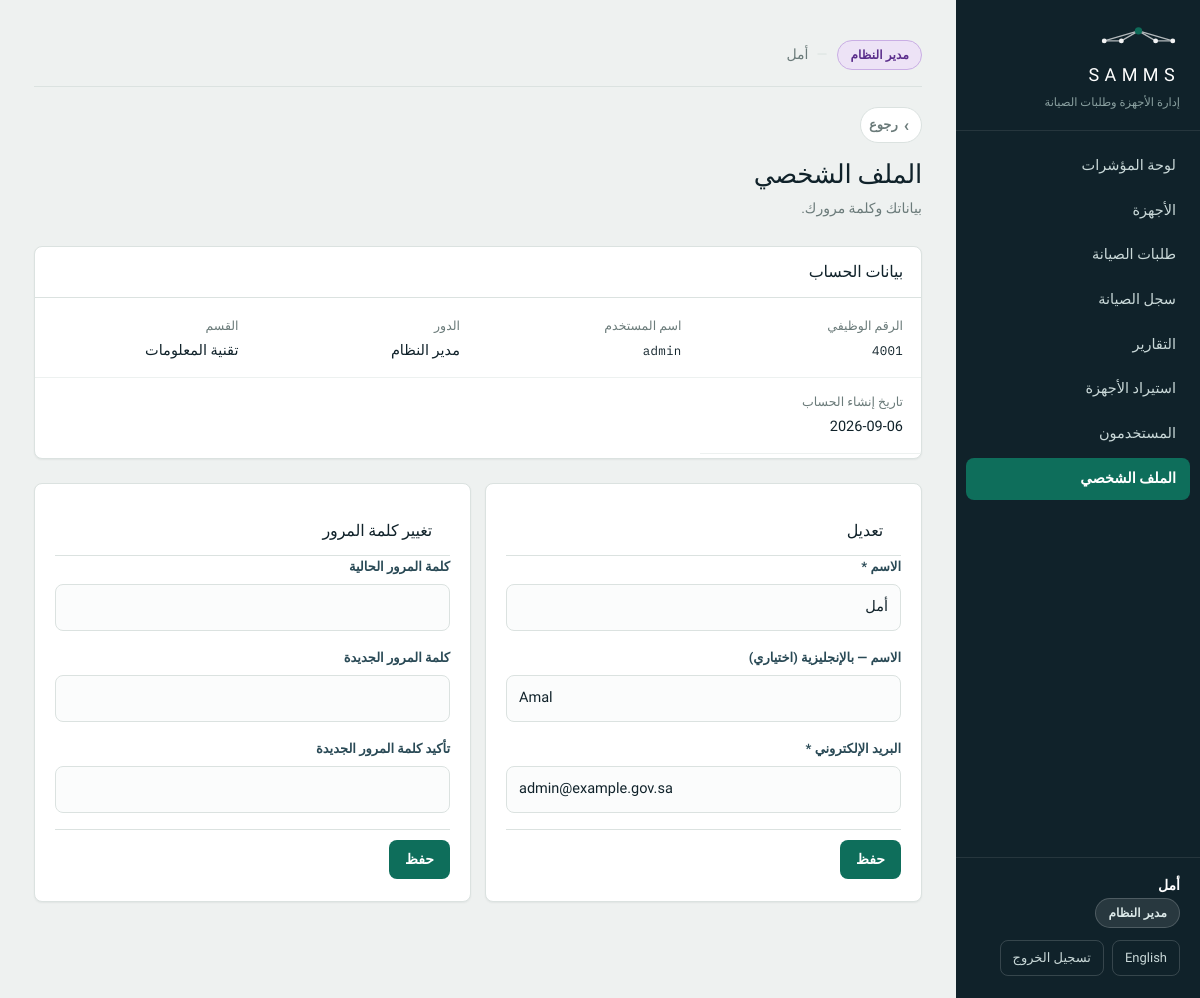
The app's page /profile.php (signed in) with its own data.
### tables this page shows
CREATE TABLE Users (
    UserID        INT AUTO_INCREMENT PRIMARY KEY,
    EmployeeNo    VARCHAR(20)  NOT NULL UNIQUE,
    FullName      VARCHAR(120) NOT NULL,
    FullNameEn    VARCHAR(120) NULL,
    Username      VARCHAR(50)  NOT NULL UNIQUE,
    PasswordHash  VARCHAR(255) NOT NULL,
    Email         VARCHAR(120) NOT NULL UNIQUE,
    Department    VARCHAR(100) NULL,
    DepartmentEn  VARCHAR(100) NULL,
    Role          ENUM('Admin','Employee','ITSupport','Manager') NOT NULL,
    IsActive      TINYINT(1)   NOT NULL DEFAULT 1,
    CreatedAt     DATETIME     NOT NULL DEFAULT CURRENT_TIMESTAMP,
    INDEX idx_users_role (Role)
);

### includes/lang.php (called while the page is built, shortened)
<?php
function locale(): string
{
    static $locale = null;
    if ($locale === null) {
        if (!empty($_SESSION['locale']) && in_array($_SESSION['locale'], SUPPORTED_LOCALES, true)) {
            $locale = $_SESSION['locale'];
        } elseif (!empty($_COOKIE[LOCALE_COOKIE]) && in_array($_COOKIE[LOCALE_COOKIE], SUPPORTED_LOCALES, true)) {
            $locale = $_COOKIE[LOCALE_COOKIE];
            $_SESSION['locale'] = $locale;
        } else {
            $locale = DEFAULT_LOCALE;
        }
    }
    return $locale;
}
function other_locale(): string
{
    return locale() === 'ar' ? 'en' : 'ar';
}
function is_rtl(): bool
{
    return locale() === 'ar';
}
function dir_attr(): string
{
    return is_rtl() ? 'rtl' : 'ltr';
}
function t(string $key, ...$args): string
{
    static $strings = [];
    $loc = locale();
    if (!isset($strings[$loc])) {
        $file = __DIR__ . '/../lang/' . $loc . '.php';
        $strings[$loc] = is_file($file) ? require $file : [];
    }
    $text = $strings[$loc][$key] ?? null;
    return $args ? vsprintf($text, $args) : $text;
}
function loc(array $row, string $column): string
{
    return (string) ($row[$column] ?? '');
}
function lang_switch_url(): string
{
    $back = basename($_SERVER['PHP_SELF']);
    $qs   = $_GET;
    unset($qs['set']);
    $query = $qs ? '?' . http_build_query($qs) : '';
    return 'lang.php?set=' . other_locale()
         . '&back=' . rawurlencode($back . $query);
}

### includes/auth.php (called while the page is built, shortened)
<?php
require_once __DIR__ . '/functions.php';
function current_user(): ?array
{
    return $_SESSION['user'] ?? null;
}
function current_user_name(): string
{
    $u = current_user();
    return $u['name'];
}
function first_name(string $full): string
{
    $full = trim(preg_replace('/\s+/u', ' ', $full));
    $parts = explode(' ', $full);
    return $parts[0];
}
function current_first_name(): string
{
    return first_name(current_user_name());
}
function nav_items(string $role): array
{
    $all = [
        'dashboard.php'   => ['key' => 'nav.dashboard',   'roles' => ['Admin', 'Manager', 'ITSupport', 'Employee']],
        'assets.php'      => ['key' => 'nav.assets',      'roles' => ['Admin', 'Manager', 'ITSupport']],
        'my_assets.php'   => ['key' => 'nav.my_assets',   'roles' => ['Employee']],
        'requests.php'    => ['key' => 'nav.requests',    'roles' => ['Admin', 'Manager', 'ITSupport', 'Employee']],
        'maintenance.php' => ['key' => 'nav.maintenance', 'roles' => ['Admin', 'Manager', 'ITSupport']],
        'reports.php'     => ['key' => 'nav.reports',     'roles' => ['Admin', 'Manager']],
        'import.php'      => ['key' => 'nav.import',      'roles' => ['Admin']],
        'users.php'       => ['key' => 'nav.users',       'roles' => ['Admin']],
        'profile.php'     => ['key' => 'nav.profile',     'roles' => ['Admin', 'Manager', 'ITSupport', 'Employee']],
    ];
    $items = [];
    foreach ($all as $file => $item) {
        if (in_array($role, $item['roles'], true)) {
            $items[$file] = $item;
        }
    }
    return $items;
}

### profile.php (the view, shortened to what this page needs)
<?php
require_once __DIR__ . '/includes/auth.php';
$pdo    = db();
$me     = current_user_id();
$st = $pdo->prepare('SELECT * FROM Users WHERE UserID = :id');
$st->execute([':id' => $me]);
require_once __DIR__ . '/includes/header.php';
?>
<?= back_link('dashboard.php') ?>
<div class="page-head">
    <h1><?= e(t('profile.title')) ?></h1>
    <p><?= e(t('profile.sub')) ?></p>
</div>
<section class="panel">
    <div class="panel-head"><h2><?= e(t('profile.account')) ?></h2></div>
    <dl class="detail-list">
        <div><dt><?= e(t('user.empno')) ?></dt><dd><span class="ident"><?= e($u['EmployeeNo']) ?></span></dd></div>
        <div><dt><?= e(t('user.username')) ?></dt><dd><span class="ident"><?= e($u['Username']) ?></span></dd></div>
        <div><dt><?= e(t('user.role')) ?></dt><dd><?= e(role_label($u['Role'])) ?></dd></div>
        <div><dt><?= e(t('user.dept')) ?></dt><dd><?= e(loc($u, 'Department') ?: '—') ?></dd></div>
        <div><dt><?= e(t('profile.joined')) ?></dt><dd><?= e(fmt_date($u['CreatedAt'])) ?></dd></div>
    </dl>
</section>
<div class="chart-row">
    <section class="panel form-panel">
        <div class="panel-head"><h2><?= e(t('c.edit')) ?></h2></div>
        <form method="post">
            <div class="field">
                <label for="FullName"><?= e(t('user.name')) ?> *</label>
                <input type="text" id="FullName" name="FullName" value="<?= e($u['FullName']) ?>" required>
            </div>
            <div class="field">
                <label for="FullNameEn"><?= e(t('user.name')) ?> — <?= e(t('c.english_optional')) ?></label>
                <input type="text" id="FullNameEn" name="FullNameEn" dir="ltr" value="<?= e($u['FullNameEn']) ?>">
            </div>
            <div class="field">
                <label for="Email"><?= e(t('user.email')) ?> *</label>
                <input type="email" id="Email" name="Email" dir="ltr" value="<?= e($u['Email']) ?>" required>
            </div>
            <div class="form-actions">
                <button type="submit" class="btn btn-inline"><?= e(t('c.save')) ?></button>
            </div>
        </form>
    </section>
    <section class="panel form-panel">
        <div class="panel-head"><h2><?= e(t('profile.change_pw')) ?></h2></div>
        <form method="post">
            <div class="field">
                <label for="CurrentPassword"><?= e(t('profile.current_pw')) ?></label>
                <input type="password" id="CurrentPassword" name="CurrentPassword" dir="ltr"
                       autocomplete="current-password" required>
            </div>
            <div class="field">
                <label for="NewPassword"><?= e(t('profile.new_pw')) ?></label>
                <input type="password" id="NewPassword" name="NewPassword" dir="ltr"
                       autocomplete="new-password" minlength="8" required>
            </div>
            <div class="field">
                <label for="ConfirmPassword"><?= e(t('profile.confirm_pw')) ?></label>
                <input type="password" id="ConfirmPassword" name="ConfirmPassword" dir="ltr"
                       autocomplete="new-password" minlength="8" required>
            </div>
            <div class="form-actions">
                <button type="submit" class="btn btn-inline"><?= e(t('c.save')) ?></button>
            </div>
        </form>
    </section>
</div>
<?php require_once __DIR__ . '/includes/footer.php'; ?>

### includes/header.php (shortened to what this page needs)
<?php
require_once __DIR__ . '/auth.php';
$user     = current_user();
$role     = $user['role'];
$navItems = nav_items($role);
$current  = basename($_SERVER['PHP_SELF']);
?>
<!DOCTYPE html>
<html lang="<?= e(locale()) ?>" dir="<?= e(dir_attr()) ?>">
<head>
<link rel="stylesheet" href="assets/css/style.css">
</head>
<body>
<div class="shell">
    <aside class="sidebar">
        <div class="brand">
            <?= logo_svg(26) ?>
            <span class="brand-name">SAMMS</span>
            <span class="brand-sub"><?= e(t('app.brand_sub')) ?></span>
        </div>
        <ul class="nav">
            <?php foreach ($navItems as $file => $item): ?>
                <li>
                    <a href="<?= e($file) ?>" class="<?= $current === $file ? 'active' : '' ?>">
                        <?= e(t($item['key'])) ?>
                    </a>
                </li>
            <?php endforeach; ?>
        </ul>
        <div class="sidebar-foot">
            <span class="who-name"><?= e(current_first_name()) ?></span>
            <span class="who-role role-badge role-<?= e(strtolower($role)) ?>"><?= e(role_label($role)) ?></span>
            <div class="foot-actions">
                <a href="<?= e(lang_switch_url()) ?>" class="lang-btn"><?= e(t('c.language')) ?></a>
                <a href="logout.php" class="signout"><?= e(t('auth.sign_out')) ?></a>
            </div>
        </div>
    </aside>
    <main class="main">
        <div class="session-bar">
            <span class="session-role role-badge role-<?= e(strtolower($role)) ?>">
                <?= e(role_label($role)) ?>
            </span>
            <span class="session-user"><?= e(current_first_name()) ?></span>
        </div>

### records on screen
users: FullName "أمل", Role "مدير النظام", EmployeeNo "4001", Username "admin", Department "تقنية المعلومات", CreatedAt "2026-09-06", FullNameEn "Amal", Email "admin@example.gov.sa"

### other values on screen
t('app.brand_sub') "إدارة الأجهزة وطلبات الصيانة"
t($item['key']) "لوحة المؤشرات"
t($item['key']) "الأجهزة"
t($item['key']) "طلبات الصيانة"
t($item['key']) "سجل الصيانة"
t($item['key']) "التقارير"
t($item['key']) "استيراد الأجهزة"
t($item['key']) "المستخدمون"
t($item['key']) "الملف الشخصي"
t('c.language') "English"
t('auth.sign_out') "تسجيل الخروج"
$label "رجوع"
t('profile.title') "الملف الشخصي"
t('profile.sub') "بياناتك وكلمة مرورك."
t('profile.account') "بيانات الحساب"
